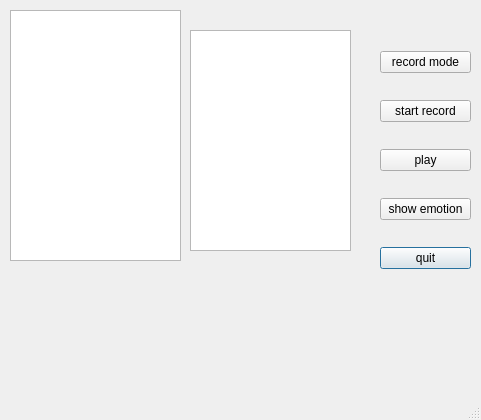
<?xml version="1.0" encoding="UTF-8"?>
<ui version="4.0">
 <class>emotionanalyser</class>
 <widget class="QMainWindow" name="emotionanalyser">
  <property name="geometry">
   <rect>
    <x>0</x>
    <y>0</y>
    <width>481</width>
    <height>420</height>
   </rect>
  </property>
  <property name="windowTitle">
   <string>emotion analyser</string>
  </property>
  <property name="autoFillBackground">
   <bool>true</bool>
  </property>
  <widget class="QWidget" name="centralwidget">
   <widget class="QListView" name="listbox">
    <property name="geometry">
     <rect>
      <x>10</x>
      <y>10</y>
      <width>171</width>
      <height>251</height>
     </rect>
    </property>
   </widget>
   <widget class="QWidget" name="gridLayoutWidget">
    <property name="geometry">
     <rect>
      <x>380</x>
      <y>30</y>
      <width>91</width>
      <height>261</height>
     </rect>
    </property>
    <layout class="QGridLayout" name="gridLayout">
     <item row="5" column="0">
      <widget class="QPushButton" name="quit_btn">
       <property name="text">
        <string>quit</string>
       </property>
       <property name="default">
        <bool>true</bool>
       </property>
       <property name="flat">
        <bool>false</bool>
       </property>
      </widget>
     </item>
     <item row="0" column="0">
      <widget class="QPushButton" name="start_btn">
       <property name="text">
        <string>record mode</string>
       </property>
      </widget>
     </item>
     <item row="3" column="0">
      <widget class="QPushButton" name="play_btn">
       <property name="text">
        <string>play</string>
       </property>
      </widget>
     </item>
     <item row="4" column="0">
      <widget class="QPushButton" name="test_btn">
       <property name="text">
        <string>show emotion</string>
       </property>
      </widget>
     </item>
     <item row="2" column="0">
      <widget class="QPushButton" name="record_btn">
       <property name="text">
        <string>start record</string>
       </property>
      </widget>
     </item>
    </layout>
   </widget>
   <widget class="QTextEdit" name="text">
    <property name="geometry">
     <rect>
      <x>190</x>
      <y>30</y>
      <width>161</width>
      <height>221</height>
     </rect>
    </property>
   </widget>
  </widget>
  <widget class="QMenuBar" name="menubar">
   <property name="geometry">
    <rect>
     <x>0</x>
     <y>0</y>
     <width>481</width>
     <height>21</height>
    </rect>
   </property>
  </widget>
  <widget class="QStatusBar" name="statusbar"/>
 </widget>
 <resources/>
 <connections/>
</ui>
